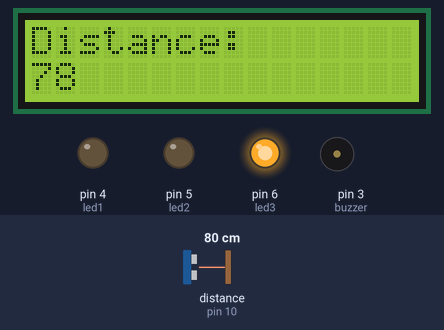
A sketch run on a simulated Arduino Uno, built with avr-gcc and run on an emulated ATmega328P. Parts: 16×2 character LCD, output pins drawn as LEDs (lit = HIGH), buzzer (waves = sounding). Wiring (inferred from the names in the program): ultrasonic range finder: trigger pin 9; echo pin 10. The inputs (shaded band) are chosen by the test bench; at power-on: distance to the obstacle (sensor on pin 10) 80 cm. The echo pulse lasts 58.3 µs per cm; pins used as bus, display or sensor lines are not drawn; what the sketch prints to the serial monitor is not drawn.

Above: at 1.2 s.
1.3 s: distance to the obstacle (sensor on pin 10) set to 29 cm
At 2.6 s:
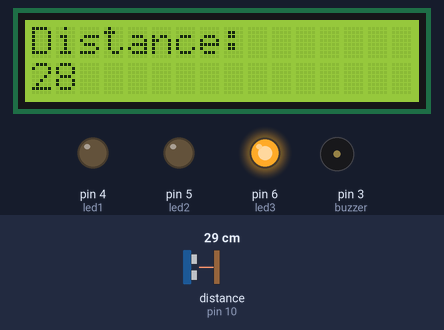
3.1 s: distance to the obstacle (sensor on pin 10) set to 23 cm
At 4.3 s:
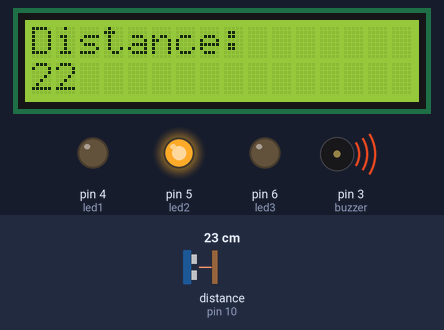
4.6 s: distance to the obstacle (sensor on pin 10) set to 13 cm
At 5.1 s:
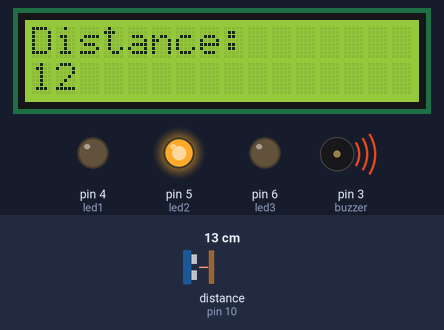
6.2 s: distance to the obstacle (sensor on pin 10) set to 10 cm
At 6.8 s:
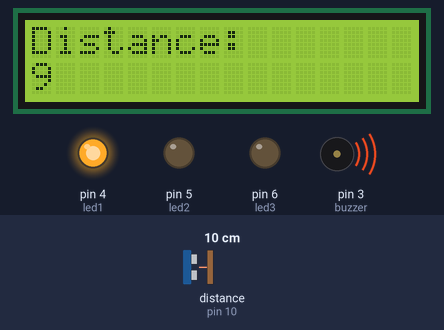
Timing chart, 0 to 9.2 s (numbered marks = the images above; inputs shaded):
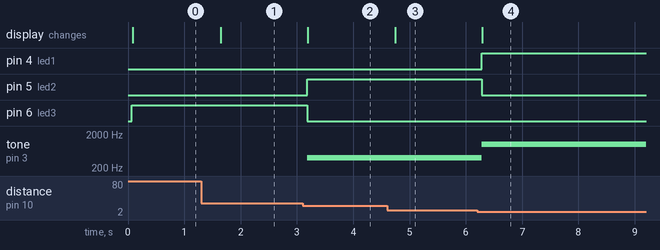

The sketch:

park_sensor.ino
```cpp
// Include the LiquidCrystal_I2C library for the LCD display
#include <LiquidCrystal_I2C.h>

// Define pins for the ultrasonic sensor
const int trigPin = 9;
const int echoPin = 10;

// Define pins for the LEDs
const int led1 = 4;
const int led2 = 5;
const int led3 = 6;

// Define pin for the buzzer
const int buzzer = 3;

// Variables to store the duration and distance
long duration;
int distance;

// Initialize the LCD display with I2C address 0x27 and 16 columns and 2 rows
LiquidCrystal_I2C lcd(0x27, 16, 2);

void setup() {
  // Start serial communication at 9600 baud rate
  Serial.begin(9600);

  // Set the ultrasonic sensor pins as output and input respectively
  pinMode(trigPin, OUTPUT);
  pinMode(echoPin, INPUT);

  // Set the buzzer pin as output
  pinMode(buzzer, OUTPUT);

  // Initialize the LCD display
  lcd.init();
  // Turn on the backlight of the LCD
  lcd.backlight();

  // Set the LED pins as output
  pinMode(led1, OUTPUT);
  pinMode(led2, OUTPUT);
  pinMode(led3, OUTPUT);
}

void loop() {
  // Trigger the ultrasonic sensor to send a pulse
  digitalWrite(trigPin, LOW);
  delayMicroseconds(2);
  digitalWrite(trigPin, HIGH);
  delayMicroseconds(10);
  digitalWrite(trigPin, LOW);

  // Read the duration of the echo pulse
  duration = pulseIn(echoPin, HIGH);

  // Calculate the distance based on the duration of the echo
  distance = duration * 0.034 / 2;

  // If the distance is less than or equal to 10
  if (distance <= 10) {
    Serial.println("green");
    tone(buzzer, 1000); // Play a tone at 1000 Hz
    digitalWrite(led1, HIGH); // Turn on LED 1
    digitalWrite(led2, LOW); // Turn off LED 2
    digitalWrite(led3, LOW); // Turn off LED 3
  }

  // If the distance is between 10 and 25
  if (distance > 10 && distance < 25) {
    Serial.println("blue");
    tone(buzzer, 400); // Play a tone at 400 Hz
    digitalWrite(led1, LOW); // Turn off LED 1
    digitalWrite(led2, HIGH); // Turn on LED 2
    digitalWrite(led3, LOW); // Turn off LED 3
  }

  // If the distance is greater than or equal to 25
  if (distance >= 25) {
    Serial.println("red");
    noTone(buzzer); // Stop playing any tone
    digitalWrite(led1, LOW); // Turn off LED 1
    digitalWrite(led2, LOW); // Turn off LED 2
    digitalWrite(led3, HIGH); // Turn on LED 3
  }

  // Print the distance to the serial monitor
  Serial.print("Distance: ");
  Serial.println(distance);

  // Clear the LCD display
  lcd.clear();

  // Set the cursor to the first column, first row
  lcd.setCursor(0,0);
  lcd.print("Distance:");

  // Set the cursor to the first column, second row
  lcd.setCursor(0,1);
  lcd.print((int) distance); // Print the distance on the LCD

// Wait for 500 milliseconds before the next loop iteration
delay(500);
}
```

Measured:
- the behaviour switches between 26 and 25 cm on distance to the obstacle (sensor on pin 10) (found by bisection; images 1 and 2)
- the behaviour switches between 12 and 11 cm on distance to the obstacle (sensor on pin 10) (found by bisection; images 3 and 4)
- after the input at 1.3 s, the display: changes after 0.34 s (image 1)
- after the input at 3.1 s, pin 5 (led2): LOW → HIGH after 0.08 s; pin 6 (led3): HIGH → LOW after 0.08 s; tone on pin 3 (buzzer): silent → 400 Hz after 0.08 s; the display: changes after 0.09 s (image 2)
- after the input at 4.6 s, the display: changes after 0.15 s (image 3)
- after the input at 6.2 s, pin 4 (led1): LOW → HIGH after 0.08 s; pin 5 (led2): HIGH → LOW after 0.08 s; tone on pin 3 (buzzer): 400 Hz → 1000 Hz after 0.08 s; the display: changes after 0.09 s (image 4)
